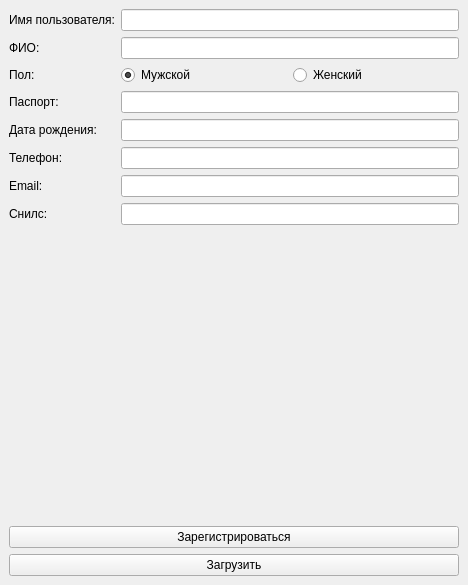
<?xml version="1.0" encoding="UTF-8"?>
<ui version="4.0">
 <class>MainWindow</class>
 <widget class="QMainWindow" name="MainWindow">
  <property name="geometry">
   <rect>
    <x>0</x>
    <y>0</y>
    <width>468</width>
    <height>585</height>
   </rect>
  </property>
  <property name="windowTitle">
   <string>Регистрация</string>
  </property>
  <widget class="QWidget" name="centralwidget">
   <layout class="QVBoxLayout" name="verticalLayout">
    <item>
     <layout class="QFormLayout" name="formLayout">
      <item row="0" column="0">
       <widget class="QLabel" name="label">
        <property name="text">
         <string>Имя пользователя:</string>
        </property>
       </widget>
      </item>
      <item row="0" column="1">
       <widget class="QLineEdit" name="usernameEdit"/>
      </item>
      <item row="1" column="0">
       <widget class="QLabel" name="label_2">
        <property name="text">
         <string>ФИО:</string>
        </property>
       </widget>
      </item>
      <item row="1" column="1">
       <widget class="QLineEdit" name="fullNameEdit"/>
      </item>
      <item row="2" column="0">
       <widget class="QLabel" name="label_3">
        <property name="text">
         <string>Пол:</string>
        </property>
       </widget>
      </item>
      <item row="2" column="1">
       <layout class="QHBoxLayout" name="horizontalLayout">
        <item>
         <widget class="QRadioButton" name="maleRadio">
          <property name="text">
           <string>Мужской</string>
          </property>
          <property name="checked">
           <bool>true</bool>
          </property>
         </widget>
        </item>
        <item>
         <widget class="QRadioButton" name="femaleRadio">
          <property name="text">
           <string>Женский</string>
          </property>
         </widget>
        </item>
       </layout>
      </item>
      <item row="3" column="0">
       <widget class="QLabel" name="label_4">
        <property name="text">
         <string>Паспорт:</string>
        </property>
       </widget>
      </item>
      <item row="3" column="1">
       <widget class="QLineEdit" name="passportEdit"/>
      </item>
      <item row="4" column="0">
       <widget class="QLabel" name="label_5">
        <property name="text">
         <string>Дата рождения:</string>
        </property>
       </widget>
      </item>
      <item row="4" column="1">
       <widget class="QLineEdit" name="birthDateEdit"/>
      </item>
      <item row="5" column="0">
       <widget class="QLabel" name="label_6">
        <property name="text">
         <string>Телефон:</string>
        </property>
       </widget>
      </item>
      <item row="5" column="1">
       <widget class="QLineEdit" name="phoneEdit"/>
      </item>
      <item row="6" column="0">
       <widget class="QLabel" name="label_7">
        <property name="text">
         <string>Email:</string>
        </property>
       </widget>
      </item>
      <item row="6" column="1">
       <widget class="QLineEdit" name="emailEdit"/>
      </item>
      <item row="7" column="0">
       <widget class="QLabel" name="label_8">
        <property name="text">
         <string>Снилс:</string>
        </property>
       </widget>
      </item>
      <item row="7" column="1">
       <widget class="QLineEdit" name="snilsEdit"/>
      </item>
     </layout>
    </item>
    <item>
     <widget class="QPushButton" name="registerButton">
      <property name="text">
       <string>Зарегистрироваться</string>
      </property>
     </widget>
    </item>
    <item>
     <widget class="QPushButton" name="loadButton">
      <property name="text">
       <string>Загрузить</string>
      </property>
     </widget>
    </item>
   </layout>
  </widget>
 </widget>
 <resources/>
 <connections/>
</ui>
